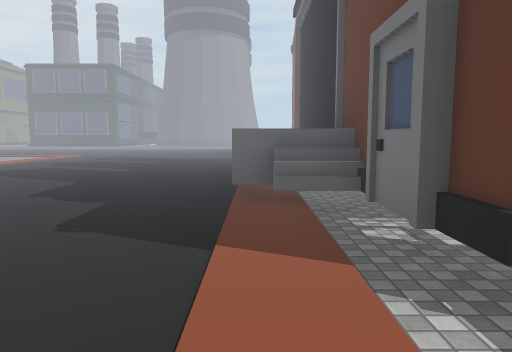
[1] (above)

24 first-person views from a walk through a scene from a Unity 3-D project. The camera is 1.3 m above the floor, tilts 6° down and sees 70° across. The floor is counted in squares, 2 m on a side. Each view is taken from the middle of a square. On the plan, view 1 faces up. The plan holds only what a view shows up to about 11 squares ahead; the rest is blank. The place goes on beyond the plan. The player is left out. Some animated figures are not drawn. Some surface patterns are stand-ins.

[2]
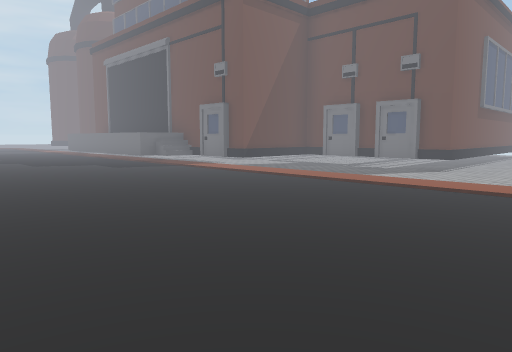

[3]
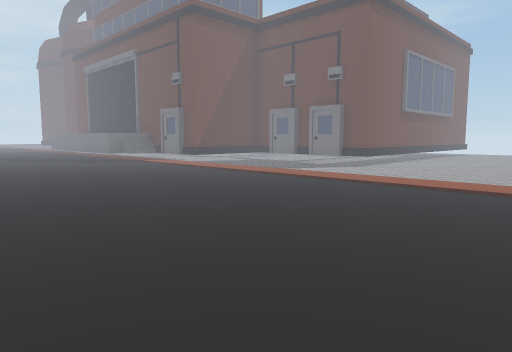

[4]
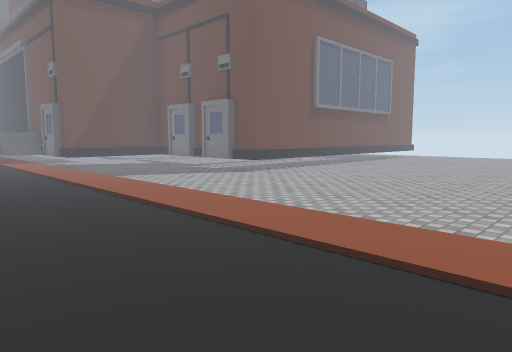

[5]
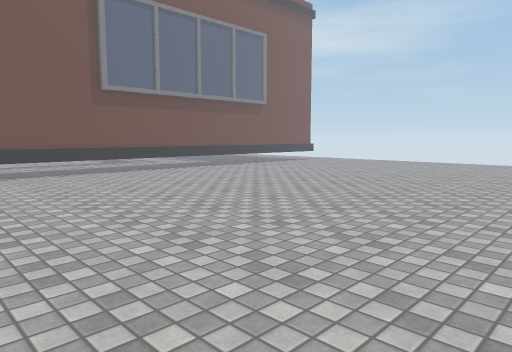

[6]
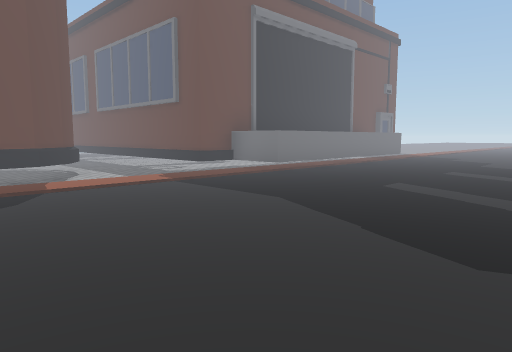

[7]
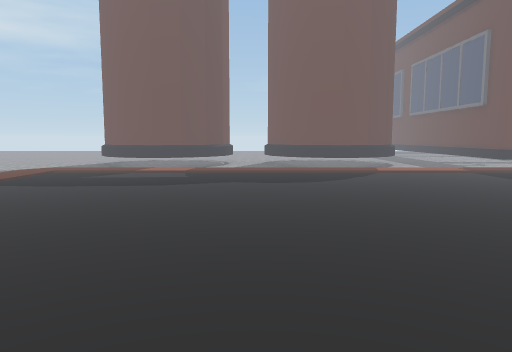

[8]
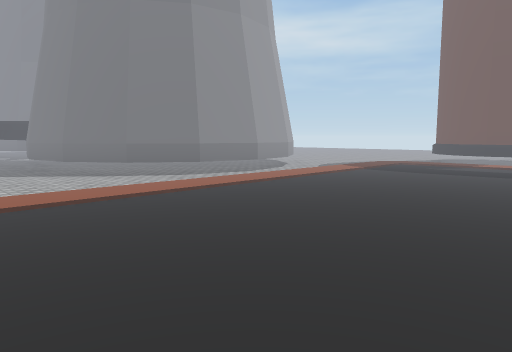

[9]
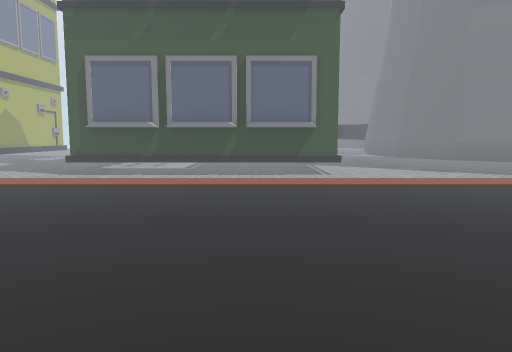

[10]
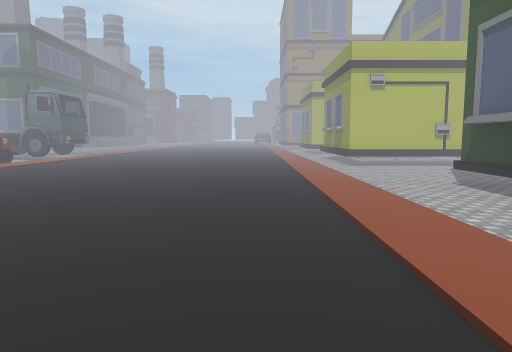

[11]
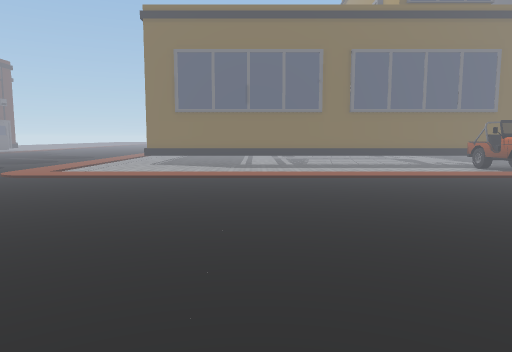

[12]
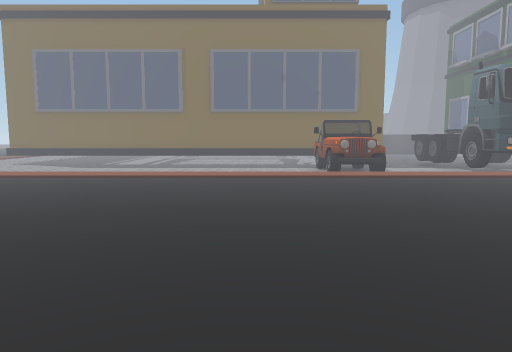

[13]
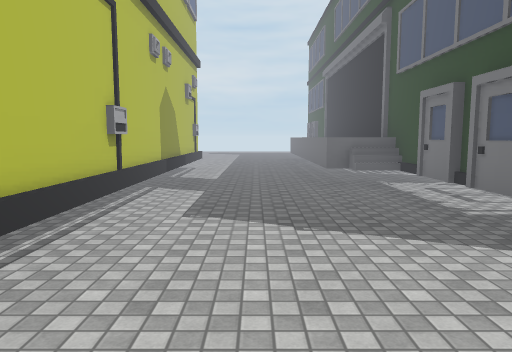

[14]
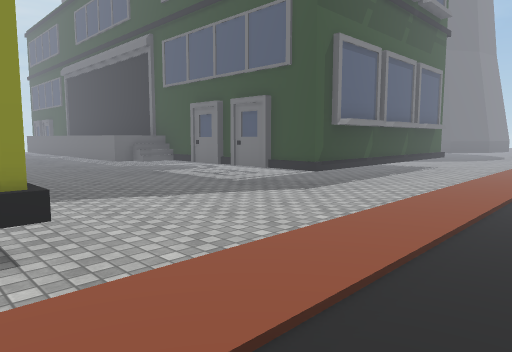

[15]
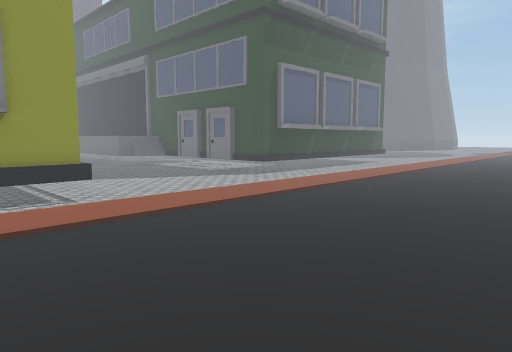

[16]
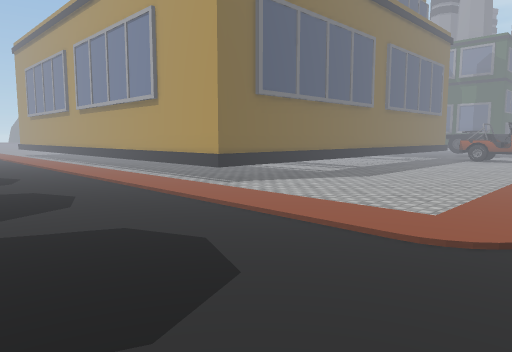

[17]
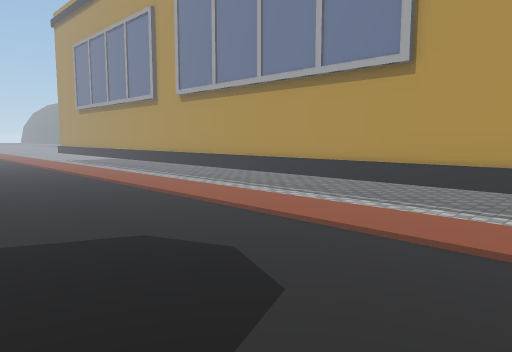

[18]
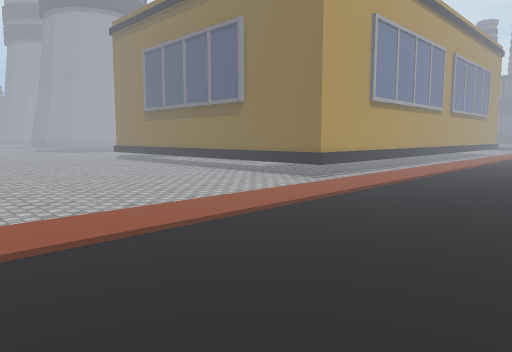

[19]
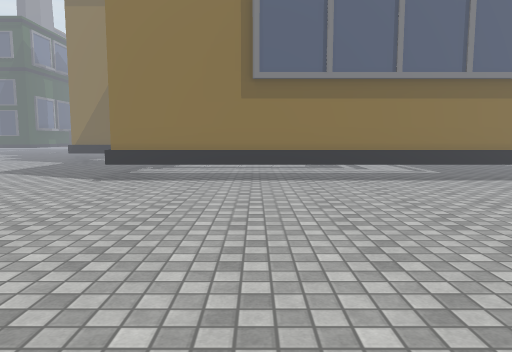

[20]
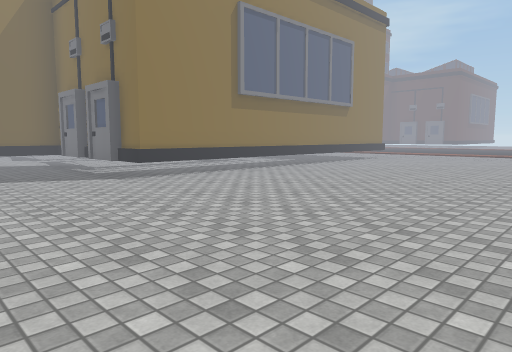

[21]
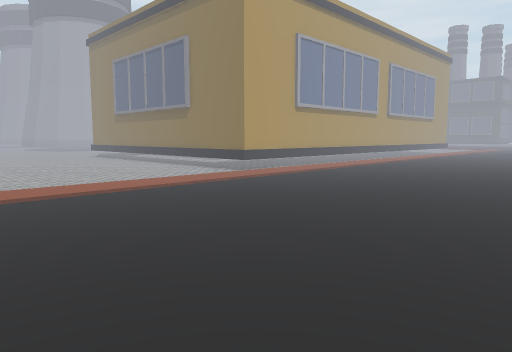

[22]
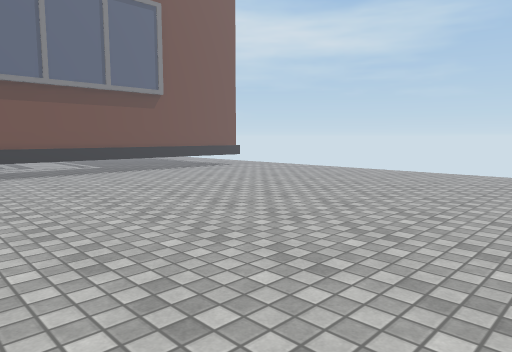

[23]
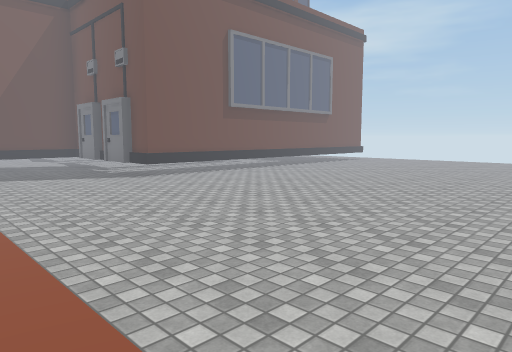

[24]
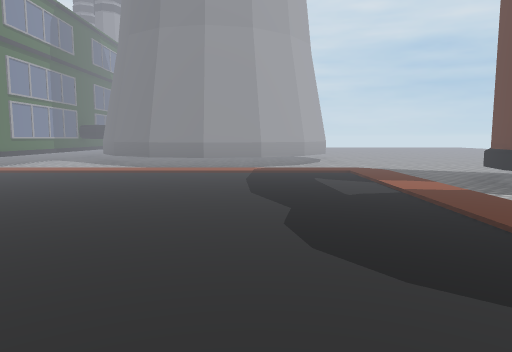

### Floor plan
Key: @ floor where view 1 was taken; # wall or solid block; x gap in a wall; . main floor; : floor 0.25 m higher than the main floor; + floor 1.75 m higher than the main floor; / step, stairs or slope; B building; O other object.
Columns run from 19 left of view 1 to 12 right of it. Each row starts with its distance up from view 1.
 31  ....#
 30  ....#
 29 BB...#
 28   ...#      ##
 27   ...#      .#
 26  #...##     .#
 25  #....#    ..#
 24  #....#   #..#    ##....
 23  #....#   #..### ##.....
 22  #....#####....###......
 21 ..................  ....
 20 ::::::::::::::::::::..#
 19 ::::::::::::::::::::.##
 18 ::::::::::::::::::::.##
 17 ::::::::::::::::::::..##
 16 :::::::::::::::::::: ...
 15 :::::::::::::::::::: ###
 14 :::::::::::::::::::: ##
 13 //O//////////::::::: ##
 12 ..O........./::::::: .....
 11 ..O........./::::::: .....
 10 ............/:::::::######
  9 .###########/::::::+#
  8            #/::::::+#
  7            #/::::::+
  6            #/::::::+#
  5            #/::::::+#
  4            #/:::::::#
  3            #/:::::::#
  2            #/:::::::####
  1 x###       #/:::::::...#
  0 ...#       #/::::::@...#
 -1 ...#       #/:::::::...#
 -2 ...#       #/:::::::...#########
 -3  ..#########/:::::::............
 -4  .........../:::::::............
 -5  .........../:::::::............
 -6 ............/:::::::............
 -7 ............/:::::::............
 -8 ............/:::::::............
 -9 .... .      /::::: :.........

Positions as (right, up) in squares from view 1, and headings:
1: (0, 0), facing up
2: (-5, -5), facing up-right
3: (-5, -7), facing up-right
4: (-2, -8), facing up-right
5: (3, -9), facing up-right
6: (-5, 15), facing down-right
7: (-7, 16), facing right
8: (-9, 16), facing up-right
9: (-10, 15), facing up
10: (-8, 19), facing left
11: (-11, 20), facing down
12: (-15, 20), facing down
13: (-16, 20), facing up
14: (-18, 19), facing up-right
15: (-19, 17), facing up-right
16: (-4, 14), facing down-left
17: (-4, 9), facing down-left
18: (-4, -9), facing up-left
19: (-14, -9), facing up
20: (-19, -9), facing up-right
21: (-2, -9), facing up-left
22: (6, -9), facing up-right
23: (0, -9), facing up-right
24: (-2, 13), facing up
